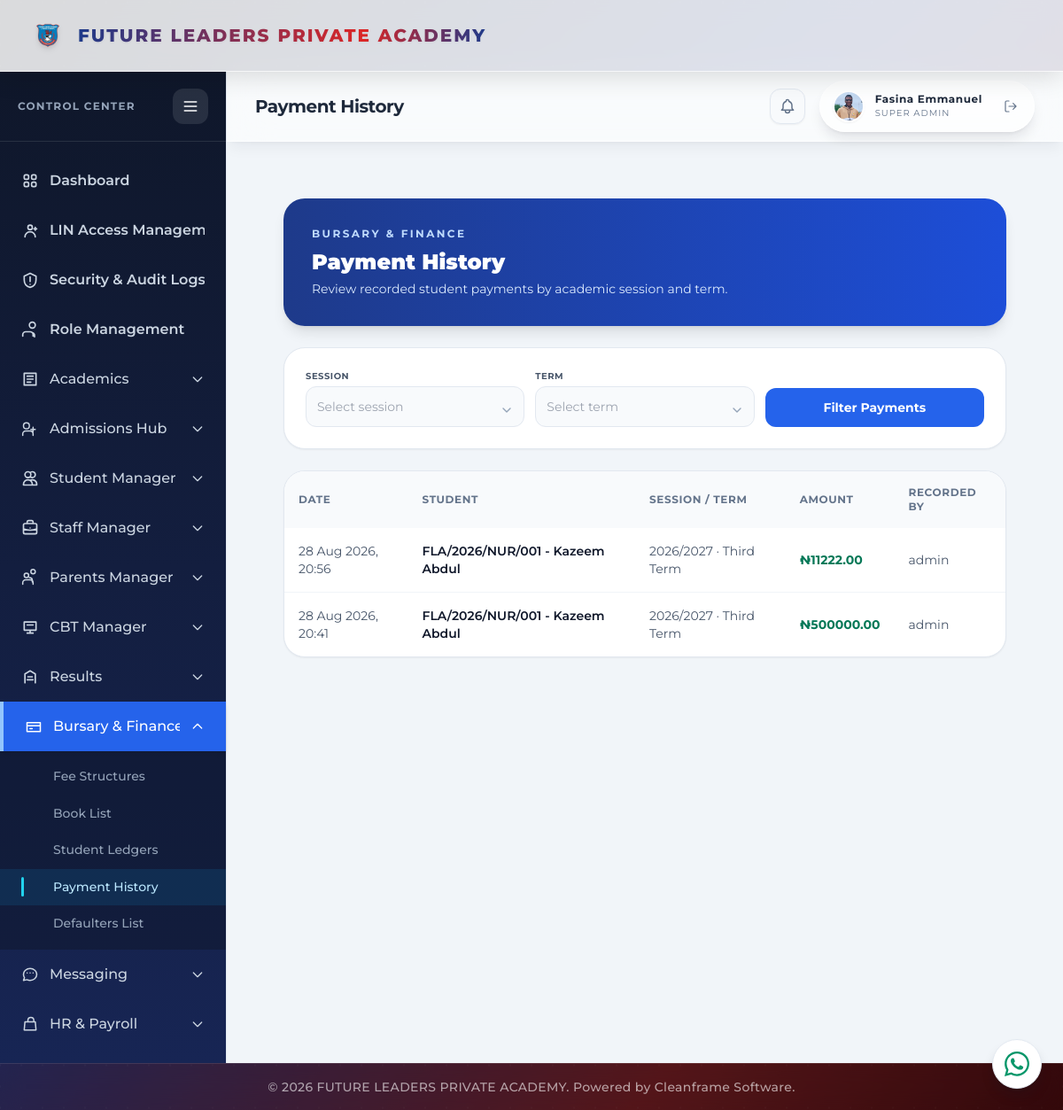
The app's page /bursary/payment-history/ (signed in) with its own data.
### portal/models.py (models this page shows, shortened)
class FeePayment(models.Model):
    account = models.ForeignKey(StudentFeeAccount, on_delete=models.CASCADE, related_name='payments')
    fee_item = models.ForeignKey('FeeStructureItem', on_delete=models.SET_NULL, null=True, blank=True, related_name='payments')
    amount = models.DecimalField(max_digits=12, decimal_places=2)
    paid_at = models.DateTimeField(auto_now_add=True)
    recorded_by = models.ForeignKey(settings.AUTH_USER_MODEL, on_delete=models.SET_NULL, null=True, blank=True, related_name='recorded_fee_payments')
    class Meta:
        ordering = ['-paid_at', '-id']

class StudentFeeAccount(models.Model):
    student = models.ForeignKey(Student, on_delete=models.CASCADE, related_name='fee_accounts')
    term = models.ForeignKey(AcademicTerm, on_delete=models.PROTECT, related_name='student_fee_accounts')
    session = models.ForeignKey(AcademicSession, on_delete=models.PROTECT, related_name='student_fee_accounts')
    total_billed = models.DecimalField(max_digits=12, decimal_places=2, default=0)
    amount_paid = models.DecimalField(max_digits=12, decimal_places=2, default=0)
    is_cleared = models.BooleanField(default=False)
    class Meta:
        constraints = [models.UniqueConstraint(fields=['student', 'term', 'session'], name='unique_student_term_session_fee_account')]

class Student(models.Model):
    SEX_CHOICES = [
        ('Male', 'Male'),
        ('Female', 'Female'),
    ]
    PROGRAM_CHOICES = [
        ('Kindergarten (KG)', 'Kindergarten (KG)'),
        ('Nursery (NUR)', 'Nursery (NUR)'),
        ('Primary (PRY)', 'Primary (PRY)'),
    ]
    RELIGION_CHOICES = [
        ('Christianity', 'Christianity'),
        ('Islam', 'Islam'),
        ('Other', 'Other'),
    ]
    STATUS_CHOICES = [
        ('Active', 'Active'),
        ('Student', 'Student'),
        ('Transferred', 'Transferred'),
        ('Expelled', 'Expelled'),
        ('Graduated', 'Graduated'),
    ]
    student_id = models.CharField(max_length=100, unique=True, blank=True)
    lin = models.CharField(max_length=50, unique=True, blank=True, null=True)
    is_lin_visible = models.BooleanField(default=False)
    first_name = models.CharField(max_length=50)
    last_name = models.CharField(max_length=50, verbose_name='Surname')
    other_name = models.CharField(max_length=50, blank=True, null=True)
    sex = models.CharField(max_length=100, choices=SEX_CHOICES)
    date_of_birth = models.DateField()
    state_of_origin = models.CharField(max_length=50)
    lga_of_origin = models.CharField(max_length=50)
    program = models.CharField(max_length=50, choices=PROGRAM_CHOICES)
    current_class = models.ForeignKey('ClassRoom', on_delete=models.SET_NULL, null=True, blank=True, related_name='students')
    passport = models.ImageField(upload_to='student_passports/', max_length=255, blank=True, null=True)
    physically_challenged = models.BooleanField(default=False)
    phone_number = models.CharField(max_length=100, blank=True, null=True)
    religion = models.CharField(max_length=100, choices=RELIGION_CHOICES, blank=True, null=True)
    email = models.EmailField(blank=True, null=True)
    status = models.CharField(max_length=100, choices=STATUS_CHOICES, default='Student')
    date_enrolled = models.DateField(auto_now_add=True)
    consecutive_absence_flag = models.BooleanField(default=False)
    teacher_comment = models.TextField(blank=True, default='')
    parent = models.ForeignKey('Parent', on_delete=models.SET_NULL, null=True, blank=True, related_name='children')
    user = models.OneToOneField(settings.AUTH_USER_MODEL, on_delete=models.SET_NULL, null=True, blank=True, related_name='student_record')
    def __str__(self):
        return f"{self.student_id} - {self.last_name} {self.first_name}"

class AcademicSession(models.Model):
    name = models.CharField(max_length=100, unique=True)
    is_active = models.BooleanField(default=False)
    rollover_completed = models.BooleanField(default=False)
    class Meta:
        ordering = ['-name']

class AcademicTerm(models.Model):
    TERM_CHOICES = [('First Term', 'First Term'), ('Second Term', 'Second Term'), ('Third Term', 'Third Term')]
    session = models.ForeignKey(AcademicSession, on_delete=models.CASCADE, related_name='terms')
    term_name = models.CharField(max_length=100, choices=TERM_CHOICES)
    start_date = models.DateField(null=True, blank=True)
    end_date = models.DateField(null=True, blank=True)
    next_term_begins = models.DateField(null=True, blank=True)
    is_active = models.BooleanField(default=False)
    broadsheet_approved = models.BooleanField(default=False)
    reports_published = models.BooleanField(default=False)
    class Meta:
        constraints = [models.UniqueConstraint(fields=['session', 'term_name'], name='unique_session_term')]
        ordering = ['start_date']

### portal/views.py (the view)
# urls.py: path('bursary/payment-history/', views.payment_history_view, name='payment_history'),
@login_required(login_url='login')
@bursar_required
def payment_history_view(request):
    payments = FeePayment.objects.select_related(
        'account__student', 'account__session', 'account__term', 'recorded_by',
    ).order_by('-paid_at', '-pk')
    sessions = AcademicSession.objects.order_by('-name')
    selected_session = sessions.filter(pk=request.GET.get('session')).first() if request.GET.get('session') else None
    terms = AcademicTerm.objects.filter(session=selected_session).order_by('start_date', 'pk') if selected_session else AcademicTerm.objects.none()
    selected_term = terms.filter(pk=request.GET.get('term')).first() if request.GET.get('term') else None
    if selected_session:
        payments = payments.filter(account__session=selected_session)
    if selected_term:
        payments = payments.filter(account__term=selected_term)
    return render(request, 'portal/payment_history.html', {
        'payments': payments,
        'sessions': sessions,
        'terms': terms,
        'selected_session': selected_session,
        'selected_term': selected_term,
        'terms_json': json.dumps(session_terms_map()),
    })

### portal/context_processors.py (called while the page is built)
def _portal_name_parts(user):
    for relation_name in ('teacher_record', 'student_record', 'parent_record'):
        record = getattr(user, relation_name, None)
        if record:
            first_name = (getattr(record, 'first_name', '') or '').strip()
            last_name = (getattr(record, 'last_name', '') or '').strip()
            if first_name or last_name:
                return first_name, last_name
    return user.first_name.strip(), user.last_name.strip()

def _portal_picture_url(user):
    candidates = [
        getattr(getattr(user, 'account_profile', None), 'profile_picture', None),
        getattr(getattr(user, 'student_record', None), 'passport', None),
        getattr(getattr(user, 'teacher_record', None), 'passport', None),
    ]
    for picture in candidates:
        if picture:
            try:
                if picture.storage.exists(picture.name):
                    return picture.url
            except (OSError, ValueError):
                continue
    return ''

### portal/views.py (called while the page is built)
def session_terms_map():
    terms_map = {}
    for term in AcademicTerm.objects.order_by('session__name', 'start_date', 'pk'):
        terms_map.setdefault(str(term.session_id), []).append({
            'pk': term.pk,
            'name': term.term_name,
        })
    return terms_map

### portal/templates/portal/payment_history.html (shortened to what this page needs)
{% extends 'portal/base.html' %}
{% block page_title %}Payment History{% endblock %}
{% block content %}
<div class="min-h-full bg-slate-100 p-6 lg:p-8"><div class="mx-auto max-w-7xl space-y-6">
<header class="rounded-3xl bg-gradient-to-r from-blue-900 to-blue-700 p-8 text-white shadow-lg"><p class="text-xs font-bold uppercase tracking-[0.2em] text-blue-200">Bursary &amp; Finance</p><h1 class="mt-2 text-2xl font-black">Payment History</h1><p class="mt-1 text-sm text-blue-100">Review recorded student payments by academic session and term.</p></header>
<form method="get" class="grid gap-3 rounded-3xl border border-slate-200 bg-white p-6 shadow-sm sm:grid-cols-3 items-end">{% include 'portal/result_filter_combobox.html' with field_name='session' label='Session' selected_value=selected_session.pk selected_label=selected_session.name options=sessions %}{% include 'portal/result_filter_combobox.html' with field_name='term' label='Term' selected_value=selected_term.pk selected_label=selected_term.term_name options=terms %}<button type="submit" class="w-full rounded-xl bg-blue-600 px-5 py-3 text-sm font-bold text-white hover:bg-blue-700">Filter Payments</button></form>
<section class="overflow-hidden rounded-3xl border border-slate-200 bg-white shadow-sm"><div class="max-h-[600px] overflow-auto"><table class="w-full min-w-[800px] text-left text-sm"><thead class="sticky top-0 bg-slate-50 text-xs font-bold uppercase tracking-wider text-slate-500"><tr><th class="p-4">Date</th><th class="p-4">Student</th><th class="p-4">Session / Term</th><th class="p-4">Amount</th><th class="p-4">Recorded By</th></tr></thead><tbody class="divide-y divide-slate-100">{% for payment in payments %}<tr class="hover:bg-slate-50/70"><td class="p-4 text-slate-600">{{ payment.paid_at|date:'d M Y, H:i' }}</td><td class="p-4 font-semibold text-slate-900">{{ payment.account.student }}</td><td class="p-4 text-slate-600">{{ payment.account.session.name }} · {{ payment.account.term.term_name }}</td><td class="p-4 font-bold text-emerald-700">₦{{ payment.amount|floatformat:2 }}</td><td class="p-4 text-slate-600">{{ payment.recorded_by.username|default:'System' }}</td></tr>{% empty %}<tr><td colspan="5" class="p-12 text-center text-sm text-slate-500">No payments match the selected filters.</td></tr>{% endfor %}</tbody></table></div></section>
</div></div>
{% endblock %}

### portal/static/portal/css/global.css (style rules this page uses)
html, body, body *, button, input, select, textarea, optgroup { font-family: 'Montserrat' !important; }
html { font-synthesis: none; overflow-x: hidden; }
body { overflow-x: hidden; overflow-wrap: normal; }

### records on screen
FeePayment: paid_at "28 Aug 2026, 20:56", account.student "FLA/2026/NUR/001 - Kazeem Abdul", account.session.name "2026/2027", account.term.term_name "Third Term", amount "11222.00", recorded_by.username "admin"
FeePayment: paid_at "28 Aug 2026, 20:41", account.student "FLA/2026/NUR/001 - Kazeem Abdul", account.session.name "2026/2027", account.term.term_name "Third Term", amount "500000.00", recorded_by.username "admin"

### other values on screen
{{ portal_display_name }} "Fasina Emmanuel"
{{ label }} "SESSION TERM"
